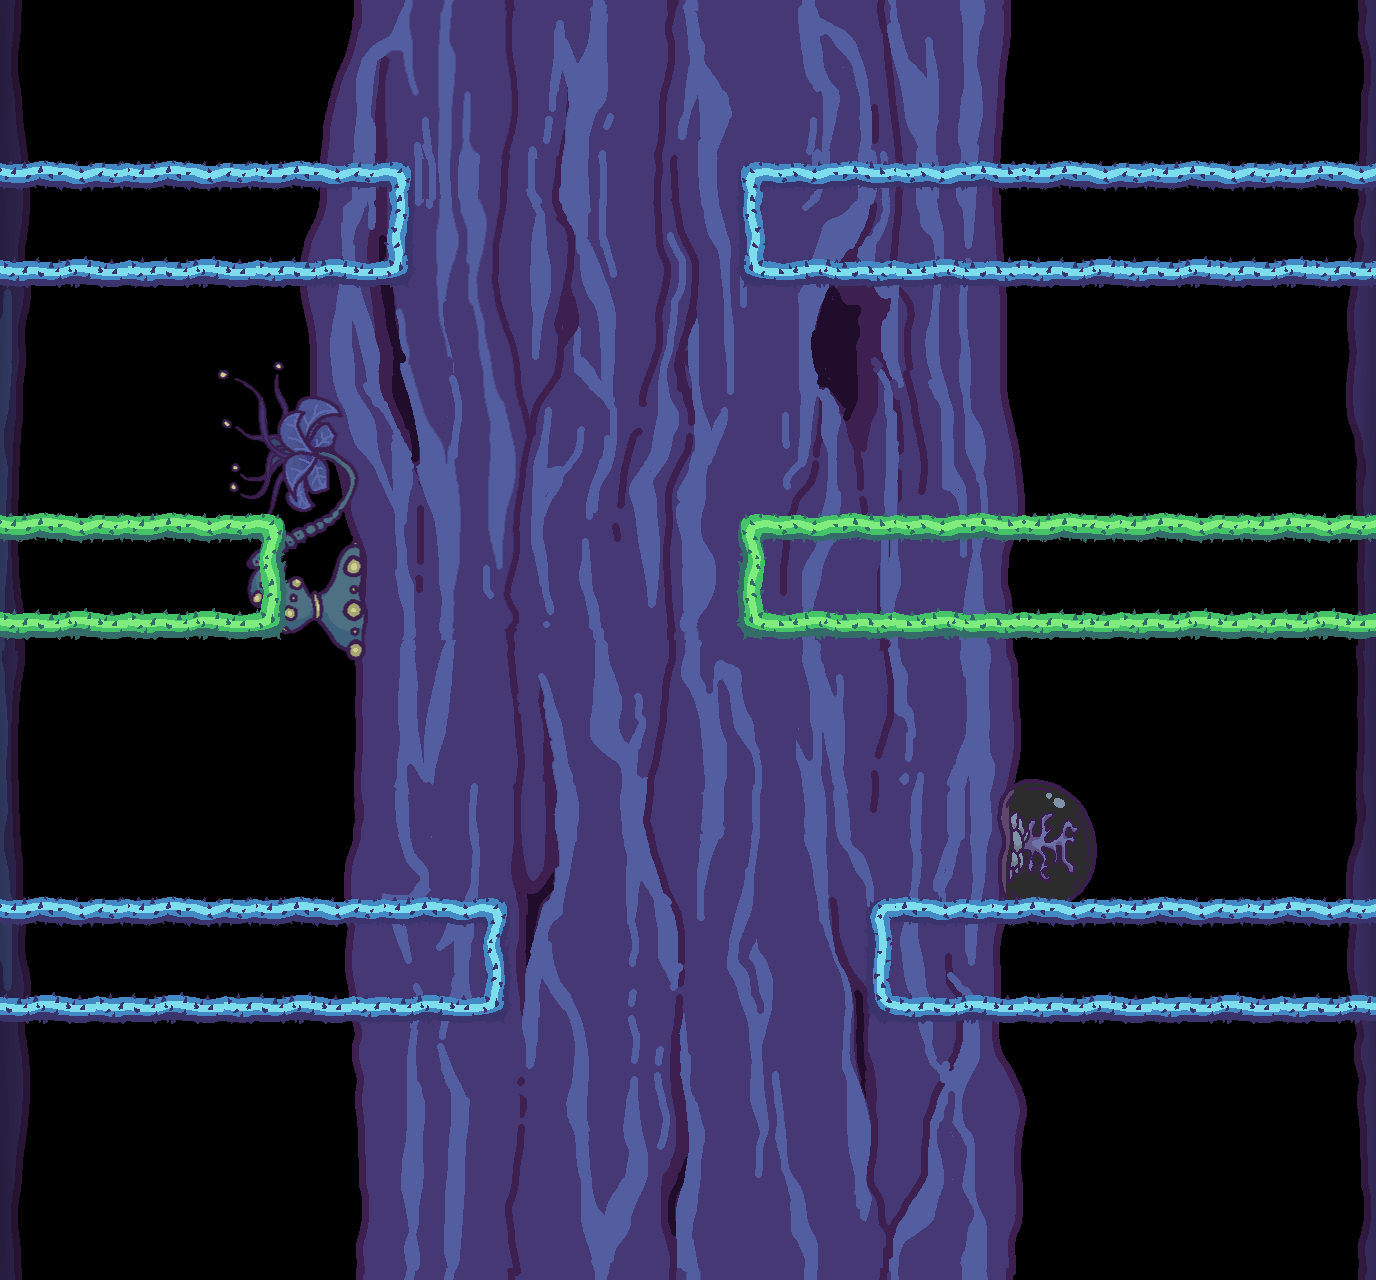

A level layout from a 2D game, rendered from its tile map. Below: a short description, then the map file with tile-grid data replaced by summaries:
An orthogonal 43x40 tile map with 32x32 px tiles, 3 tile layers (Tile Layer 2, Tile Layer 3, Tile Layer 1), 5 tilesets, 4 image layers and 1 object (FuelCan).

<map version="1.10" tiledversion="1.10.2" orientation="orthogonal" renderorder="right-down" width="43" height="40" tilewidth="32" tileheight="32" infinite="0" nextlayerid="9" nextobjectid="2">
 <tileset firstgid="1" name="Tiles1" tilewidth="32" tileheight="32" tilecount="36" columns="6">
  <image source="Tiles1.png" width="192" height="192" />
 </tileset>
 <tileset firstgid="37" name="Tiles2" tilewidth="32" tileheight="32" tilecount="36" columns="6">
  <image source="Tiles2.png" width="192" height="192" />
 </tileset>
 <tileset firstgid="73" name="side_left" tilewidth="32" tileheight="32" tilecount="20" columns="1">
  <image source="side_left.png" width="32" height="640" />
 </tileset>
 <tileset firstgid="93" name="side_right" tilewidth="32" tileheight="32" tilecount="20" columns="1">
  <image source="side_right.png" width="32" height="640" />
 </tileset>
 <tileset firstgid="113" name="jerrycan" tilewidth="96" tileheight="96" tilecount="1" columns="1">
  <image source="jerrycan.png" width="96" height="96" />
 </tileset>
 <imagelayer id="3" name="Image Layer 1">
  <image source="Trunk2.png" width="1366" height="640" />
 </imagelayer>
 <imagelayer id="4" name="Image Layer 2" offsetx="0" offsety="640">
  <image source="Trunk1.png" width="1366" height="640" />
 </imagelayer>
 <imagelayer id="6" name="Image Layer 3" offsetx="134.667" offsety="349.333">
  <image source="Flower.png" width="320" height="320" />
 </imagelayer>
 <imagelayer id="7" name="Image Layer 4" offsetx="964" offsety="766.333">
  <image source="Blob.png" width="160" height="160" />
 </imagelayer>
 <layer id="2" name="Tile Layer 2" width="43" height="40">
  <data>[1720 cells, 80 non-empty, 40 distinct tile ids]</data>
 </layer>
 <layer id="5" name="Tile Layer 3" width="43" height="40">
  <data>[1720 cells, 200 non-empty, 29 distinct tile ids]</data>
 </layer>
 <layer id="1" name="Tile Layer 1" width="43" height="40">
  <data>[1720 cells, 0 non-empty, 0 distinct tile ids]</data>
 </layer>
 <objectgroup id="8">
  <object id="1" type="FuelCan" gid="113" x="460" y="623.333" width="96" height="96" />
 </objectgroup>
</map>
